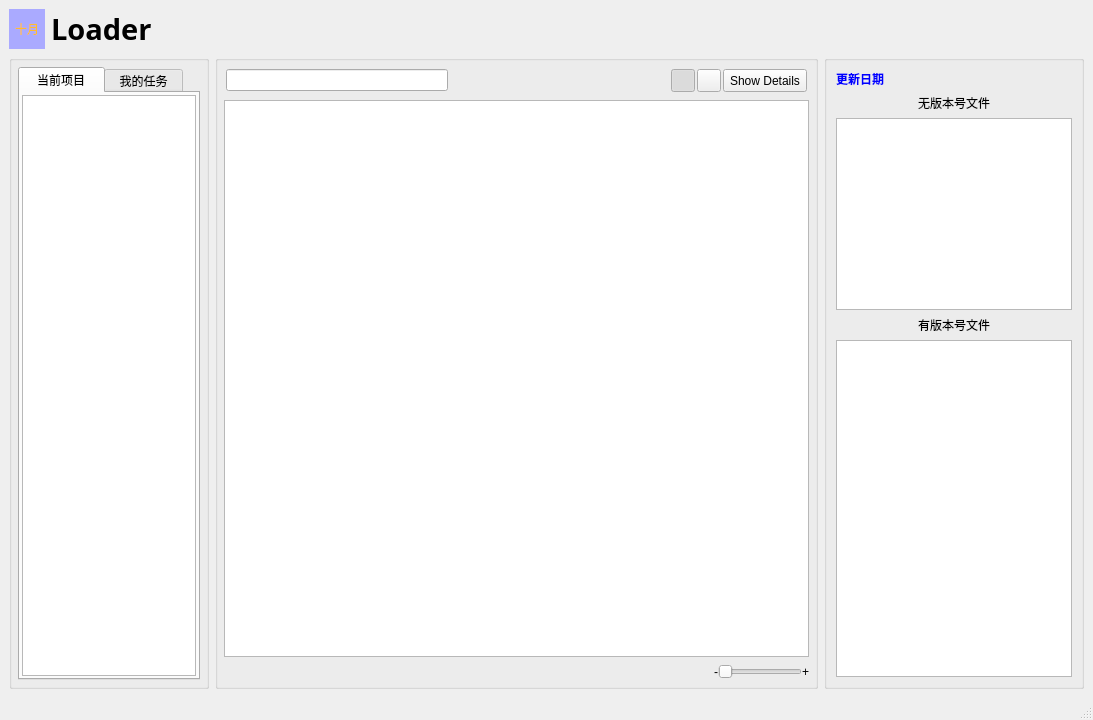
<?xml version="1.0" encoding="UTF-8"?>
<ui version="4.0">
 <class>MainWindow_OCT_Loader_UI</class>
 <widget class="QMainWindow" name="MainWindow_OCT_Loader_UI">
  <property name="geometry">
   <rect>
    <x>0</x>
    <y>0</y>
    <width>1093</width>
    <height>720</height>
   </rect>
  </property>
  <property name="windowTitle">
   <string>十月: Loader</string>
  </property>
  <widget class="QWidget" name="centralwidget">
   <layout class="QGridLayout" name="gridLayout_4">
    <item row="0" column="0" colspan="3">
     <layout class="QHBoxLayout" name="horizontalLayout_title">
      <item>
       <widget class="QLabel" name="label_icon">
        <property name="sizePolicy">
         <sizepolicy hsizetype="Minimum" vsizetype="Minimum">
          <horstretch>0</horstretch>
          <verstretch>0</verstretch>
         </sizepolicy>
        </property>
        <property name="minimumSize">
         <size>
          <width>36</width>
          <height>36</height>
         </size>
        </property>
        <property name="styleSheet">
         <string notr="true">color: rgb(255, 187, 49);
background-color: rgb(170, 170, 255);</string>
        </property>
        <property name="text">
         <string>十月</string>
        </property>
        <property name="alignment">
         <set>Qt::AlignCenter</set>
        </property>
       </widget>
      </item>
      <item>
       <widget class="QLabel" name="label_title">
        <property name="sizePolicy">
         <sizepolicy hsizetype="Expanding" vsizetype="Preferred">
          <horstretch>0</horstretch>
          <verstretch>0</verstretch>
         </sizepolicy>
        </property>
        <property name="font">
         <font>
          <family>楷体</family>
          <pointsize>22</pointsize>
          <weight>75</weight>
          <bold>true</bold>
         </font>
        </property>
        <property name="text">
         <string>Loader</string>
        </property>
       </widget>
      </item>
     </layout>
    </item>
    <item row="1" column="0">
     <widget class="QGroupBox" name="groupBox_left">
      <property name="sizePolicy">
       <sizepolicy hsizetype="Fixed" vsizetype="Preferred">
        <horstretch>0</horstretch>
        <verstretch>0</verstretch>
       </sizepolicy>
      </property>
      <property name="maximumSize">
       <size>
        <width>200</width>
        <height>16777215</height>
       </size>
      </property>
      <property name="title">
       <string/>
      </property>
      <layout class="QGridLayout" name="gridLayout_2">
       <property name="margin">
        <number>6</number>
       </property>
       <item row="0" column="0">
        <widget class="QTabWidget" name="tabWidget">
         <property name="currentIndex">
          <number>0</number>
         </property>
         <widget class="QWidget" name="tab_project">
          <attribute name="title">
           <string>  当前项目  </string>
          </attribute>
          <layout class="QGridLayout" name="gridLayout">
           <property name="margin">
            <number>2</number>
           </property>
           <item row="0" column="0">
            <widget class="QTreeWidget" name="treeWidget_project">
             <property name="font">
              <font>
               <pointsize>11</pointsize>
              </font>
             </property>
             <attribute name="headerVisible">
              <bool>false</bool>
             </attribute>
             <column>
              <property name="text">
               <string>1</string>
              </property>
             </column>
            </widget>
           </item>
          </layout>
         </widget>
         <widget class="QWidget" name="tab_task">
          <attribute name="title">
           <string> 我的任务 </string>
          </attribute>
          <layout class="QGridLayout" name="gridLayout_5">
           <property name="margin">
            <number>2</number>
           </property>
           <item row="0" column="0">
            <widget class="QTreeWidget" name="treeWidget_task">
             <attribute name="headerVisible">
              <bool>false</bool>
             </attribute>
             <column>
              <property name="text">
               <string>1</string>
              </property>
             </column>
            </widget>
           </item>
          </layout>
         </widget>
        </widget>
       </item>
      </layout>
     </widget>
    </item>
    <item row="1" column="1">
     <widget class="QGroupBox" name="groupBox_middle">
      <property name="title">
       <string/>
      </property>
      <layout class="QGridLayout" name="gridLayout_3">
       <property name="margin">
        <number>6</number>
       </property>
       <property name="verticalSpacing">
        <number>6</number>
       </property>
       <item row="2" column="0">
        <widget class="QFrame" name="frame_scale">
         <property name="frameShape">
          <enum>QFrame::NoFrame</enum>
         </property>
         <property name="frameShadow">
          <enum>QFrame::Raised</enum>
         </property>
         <property name="lineWidth">
          <number>0</number>
         </property>
         <layout class="QGridLayout" name="gridLayout_scale">
          <property name="margin">
           <number>0</number>
          </property>
          <property name="spacing">
           <number>0</number>
          </property>
          <item row="0" column="0">
           <spacer name="horizontalSpacer">
            <property name="orientation">
             <enum>Qt::Horizontal</enum>
            </property>
            <property name="sizeHint" stdset="0">
             <size>
              <width>244</width>
              <height>17</height>
             </size>
            </property>
           </spacer>
          </item>
          <item row="0" column="1">
           <widget class="QLabel" name="label_scale_min">
            <property name="enabled">
             <bool>true</bool>
            </property>
            <property name="text">
             <string>-</string>
            </property>
           </widget>
          </item>
          <item row="0" column="2">
           <widget class="QSlider" name="horizontalSlider">
            <property name="sizePolicy">
             <sizepolicy hsizetype="Preferred" vsizetype="Fixed">
              <horstretch>0</horstretch>
              <verstretch>0</verstretch>
             </sizepolicy>
            </property>
            <property name="minimum">
             <number>66</number>
            </property>
            <property name="maximum">
             <number>188</number>
            </property>
            <property name="singleStep">
             <number>1</number>
            </property>
            <property name="orientation">
             <enum>Qt::Horizontal</enum>
            </property>
           </widget>
          </item>
          <item row="0" column="3">
           <widget class="QLabel" name="label_scale_max">
            <property name="enabled">
             <bool>true</bool>
            </property>
            <property name="text">
             <string>+</string>
            </property>
           </widget>
          </item>
         </layout>
        </widget>
       </item>
       <item row="1" column="0">
        <widget class="QListWidget" name="listWidget">
         <property name="dragDropMode">
          <enum>QAbstractItemView::NoDragDrop</enum>
         </property>
         <property name="iconSize">
          <size>
           <width>100</width>
           <height>100</height>
          </size>
         </property>
         <property name="movement">
          <enum>QListView::Static</enum>
         </property>
         <property name="viewMode">
          <enum>QListView::IconMode</enum>
         </property>
        </widget>
       </item>
       <item row="0" column="0">
        <layout class="QHBoxLayout" name="horizontalLayout_m_top">
         <property name="spacing">
          <number>2</number>
         </property>
         <property name="margin">
          <number>2</number>
         </property>
         <item>
          <widget class="QLineEdit" name="lineEdit_find"/>
         </item>
         <item>
          <spacer name="horizontalSpacer_2">
           <property name="orientation">
            <enum>Qt::Horizontal</enum>
           </property>
           <property name="sizeHint" stdset="0">
            <size>
             <width>40</width>
             <height>20</height>
            </size>
           </property>
          </spacer>
         </item>
         <item>
          <widget class="QToolButton" name="toolButton_grid">
           <property name="text">
            <string/>
           </property>
           <property name="checkable">
            <bool>true</bool>
           </property>
           <property name="checked">
            <bool>true</bool>
           </property>
          </widget>
         </item>
         <item>
          <widget class="QToolButton" name="toolButton_list">
           <property name="text">
            <string/>
           </property>
           <property name="checkable">
            <bool>true</bool>
           </property>
          </widget>
         </item>
         <item>
          <widget class="QToolButton" name="toolButton_dateils">
           <property name="sizePolicy">
            <sizepolicy hsizetype="Fixed" vsizetype="Minimum">
             <horstretch>0</horstretch>
             <verstretch>0</verstretch>
            </sizepolicy>
           </property>
           <property name="text">
            <string>Show Details</string>
           </property>
          </widget>
         </item>
        </layout>
       </item>
      </layout>
     </widget>
    </item>
    <item row="1" column="2">
     <widget class="QGroupBox" name="groupBox_right">
      <property name="sizePolicy">
       <sizepolicy hsizetype="Fixed" vsizetype="Expanding">
        <horstretch>0</horstretch>
        <verstretch>0</verstretch>
       </sizepolicy>
      </property>
      <property name="maximumSize">
       <size>
        <width>260</width>
        <height>16777215</height>
       </size>
      </property>
      <property name="title">
       <string/>
      </property>
      <layout class="QGridLayout" name="gridLayout_7">
       <item row="4" column="0">
        <widget class="QListWidget" name="listWidget_history">
         <property name="iconSize">
          <size>
           <width>100</width>
           <height>100</height>
          </size>
         </property>
        </widget>
       </item>
       <item row="0" column="0">
        <widget class="QFrame" name="frame_info">
         <property name="frameShape">
          <enum>QFrame::NoFrame</enum>
         </property>
         <property name="frameShadow">
          <enum>QFrame::Raised</enum>
         </property>
         <layout class="QGridLayout" name="gridLayout_6">
          <property name="margin">
           <number>0</number>
          </property>
          <item row="0" column="0">
           <layout class="QVBoxLayout" name="verticalLayout_info_left">
            <item>
             <widget class="QLabel" name="label_name">
              <property name="sizePolicy">
               <sizepolicy hsizetype="Fixed" vsizetype="Preferred">
                <horstretch>0</horstretch>
                <verstretch>0</verstretch>
               </sizepolicy>
              </property>
              <property name="font">
               <font>
                <family>ADMUI3Lg</family>
                <weight>75</weight>
                <bold>true</bold>
               </font>
              </property>
              <property name="styleSheet">
               <string notr="true">color: rgb(0, 0, 255);</string>
              </property>
              <property name="text">
               <string>更新日期</string>
              </property>
             </widget>
            </item>
           </layout>
          </item>
          <item row="0" column="1">
           <layout class="QVBoxLayout" name="verticalLayout_info_right">
            <item>
             <widget class="QLabel" name="label_time">
              <property name="sizePolicy">
               <sizepolicy hsizetype="Expanding" vsizetype="Preferred">
                <horstretch>0</horstretch>
                <verstretch>0</verstretch>
               </sizepolicy>
              </property>
              <property name="text">
               <string/>
              </property>
             </widget>
            </item>
           </layout>
          </item>
         </layout>
        </widget>
       </item>
       <item row="2" column="0">
        <widget class="QListWidget" name="listWidget_no_version">
         <property name="sizePolicy">
          <sizepolicy hsizetype="Expanding" vsizetype="Preferred">
           <horstretch>0</horstretch>
           <verstretch>0</verstretch>
          </sizepolicy>
         </property>
         <property name="iconSize">
          <size>
           <width>100</width>
           <height>100</height>
          </size>
         </property>
        </widget>
       </item>
       <item row="1" column="0">
        <widget class="QLabel" name="label_history">
         <property name="text">
          <string>无版本号文件</string>
         </property>
         <property name="alignment">
          <set>Qt::AlignCenter</set>
         </property>
        </widget>
       </item>
       <item row="3" column="0">
        <widget class="QLabel" name="label_history_2">
         <property name="text">
          <string>有版本号文件</string>
         </property>
         <property name="alignment">
          <set>Qt::AlignCenter</set>
         </property>
        </widget>
       </item>
      </layout>
     </widget>
    </item>
   </layout>
  </widget>
  <widget class="QMenuBar" name="menubar">
   <property name="geometry">
    <rect>
     <x>0</x>
     <y>0</y>
     <width>1093</width>
     <height>23</height>
    </rect>
   </property>
  </widget>
  <widget class="QStatusBar" name="statusbar"/>
 </widget>
 <resources/>
 <connections/>
</ui>
